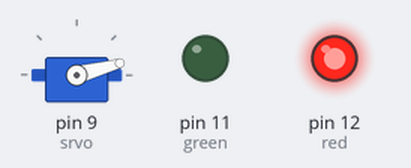
This sketch was run on a simulated Arduino Uno, built with avr-gcc and run on an emulated ATmega328P. Shown: servo, output pins drawn as LEDs (lit = HIGH).

Above: at 0.05 s.
At 0.85 s:
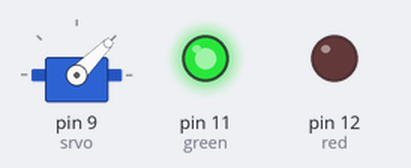
At 1.75 s:
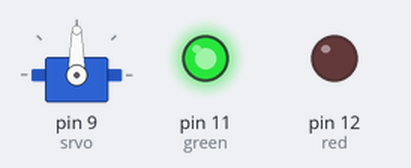
At 3.55 s:
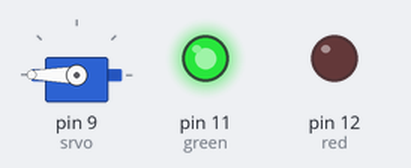
At 5.25 s:
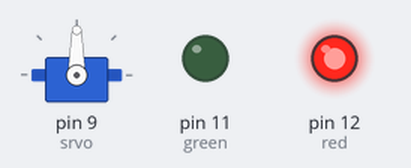
At 7.15 s:
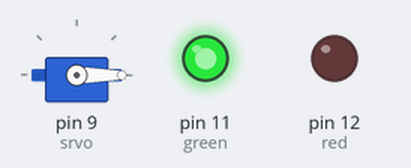
Timing chart, 0 to 9.4 s (numbered marks = the images above):
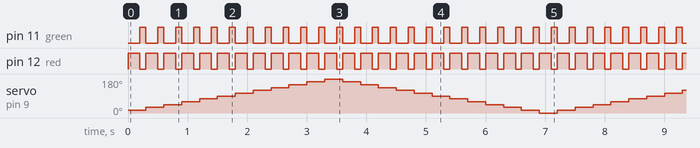

The sketch:

blink.ino
```cpp
#include <Servo.h>

int green = 11,
    red = 12,
    srvo = 9,
    pos = 0,
    oldPos = 0;
Servo srv;

void setup() {
  pinMode(green, OUTPUT);
  pinMode(red, OUTPUT);
  srv.attach(srvo);

}

void loop() {
  if (oldPos > pos) {
    if (pos > 0) {
      pos -= 15;
    } else {
      oldPos = pos;
      pos += 15;
    }
  } else {
    if (pos < 180) {
      pos += 15;
    } else {
      oldPos = pos;
      pos -= 15;
    }
  }
  srv.write(pos);
  digitalWrite(red, HIGH);
  delay(200);
  digitalWrite(red, LOW);
  digitalWrite(green, HIGH);
  delay(100);
  digitalWrite(green, LOW);
}
```

Measured:
- by itself, pin 11 (green): alternates HIGH for 0.10 s and LOW for 0.20 s
- by itself, pin 12 (red): alternates HIGH for 0.20 s and LOW for 0.10 s
